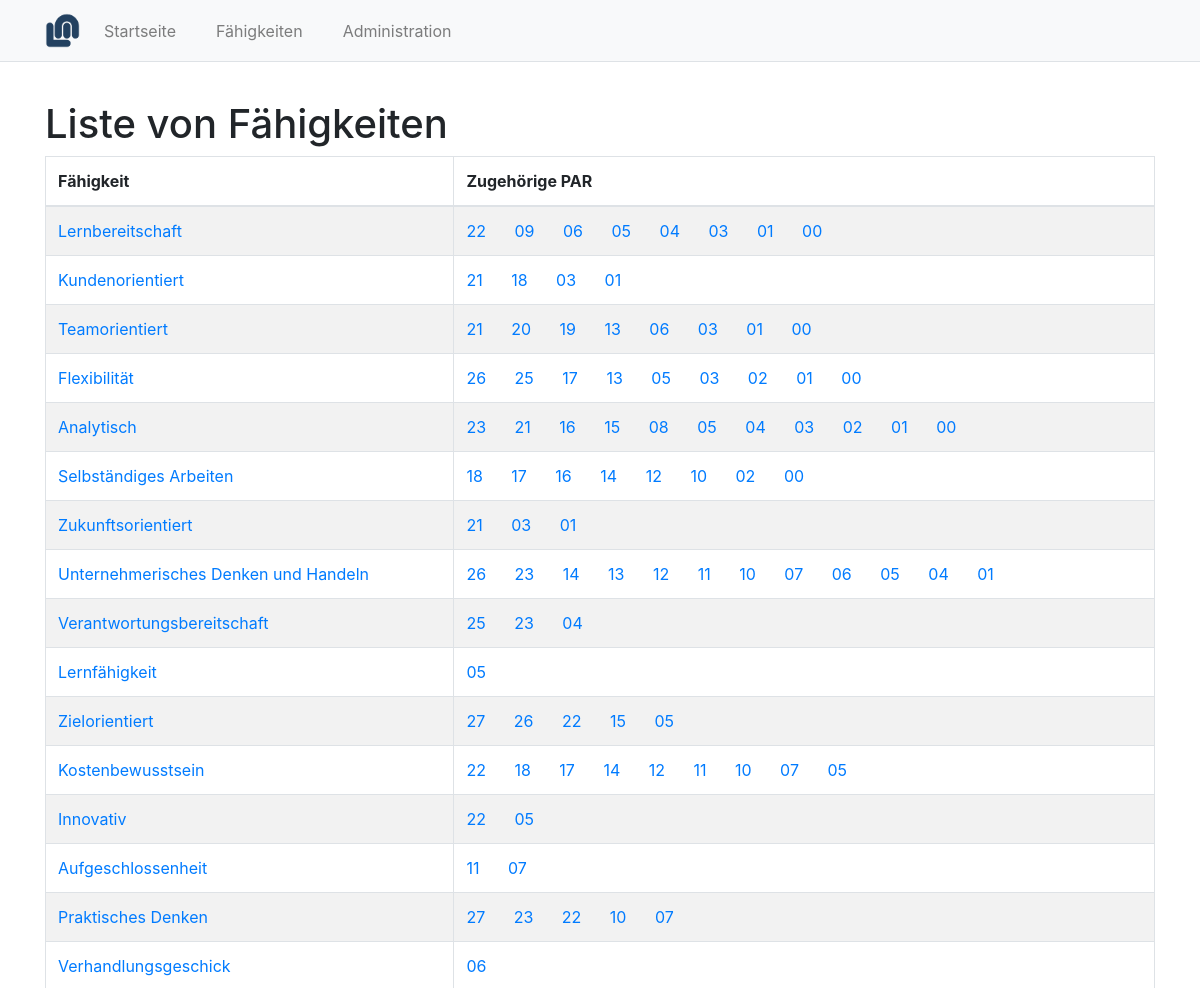
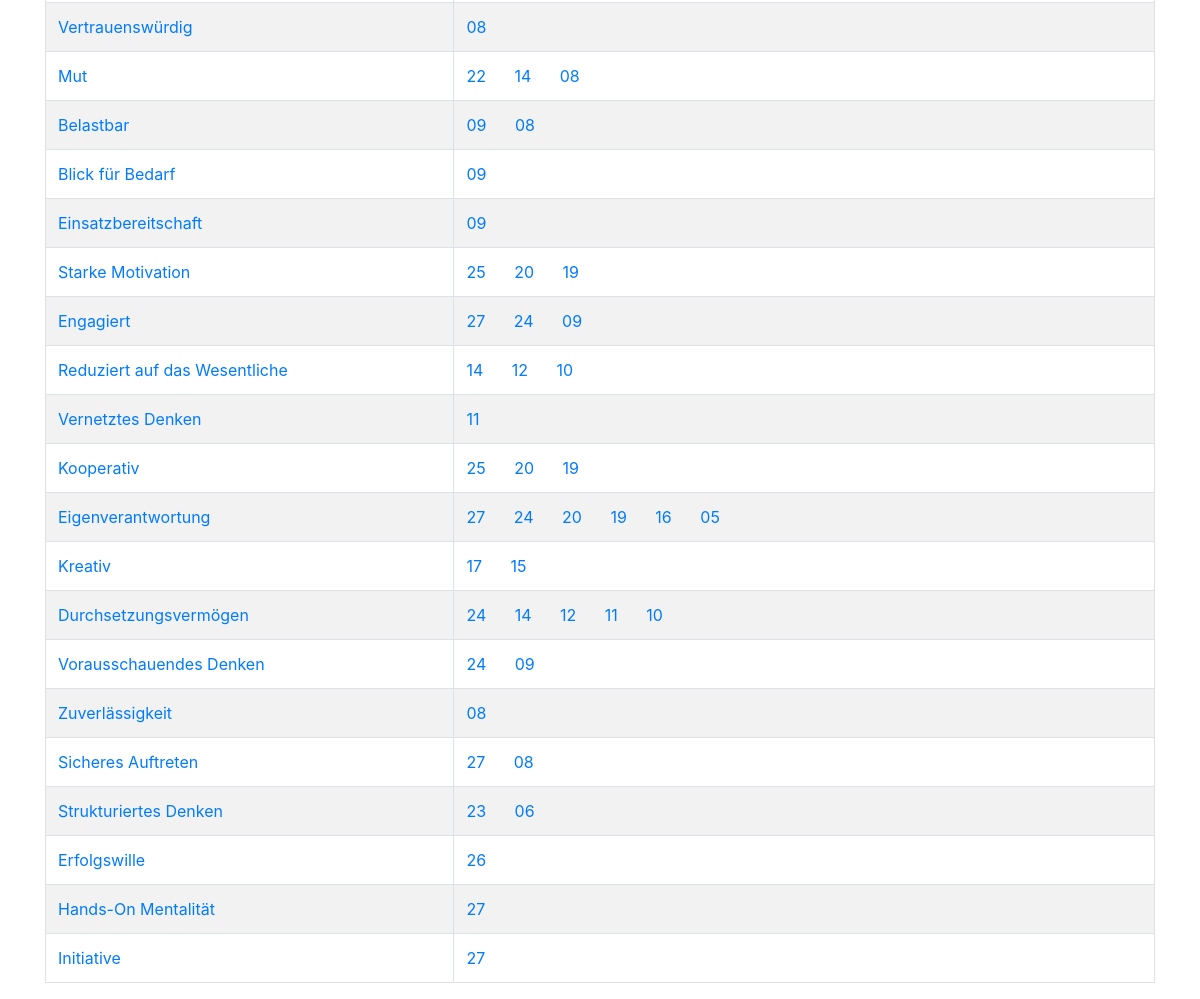
The page /par/skills/ on the database as committed earlier (2 pictures, top to bottom).
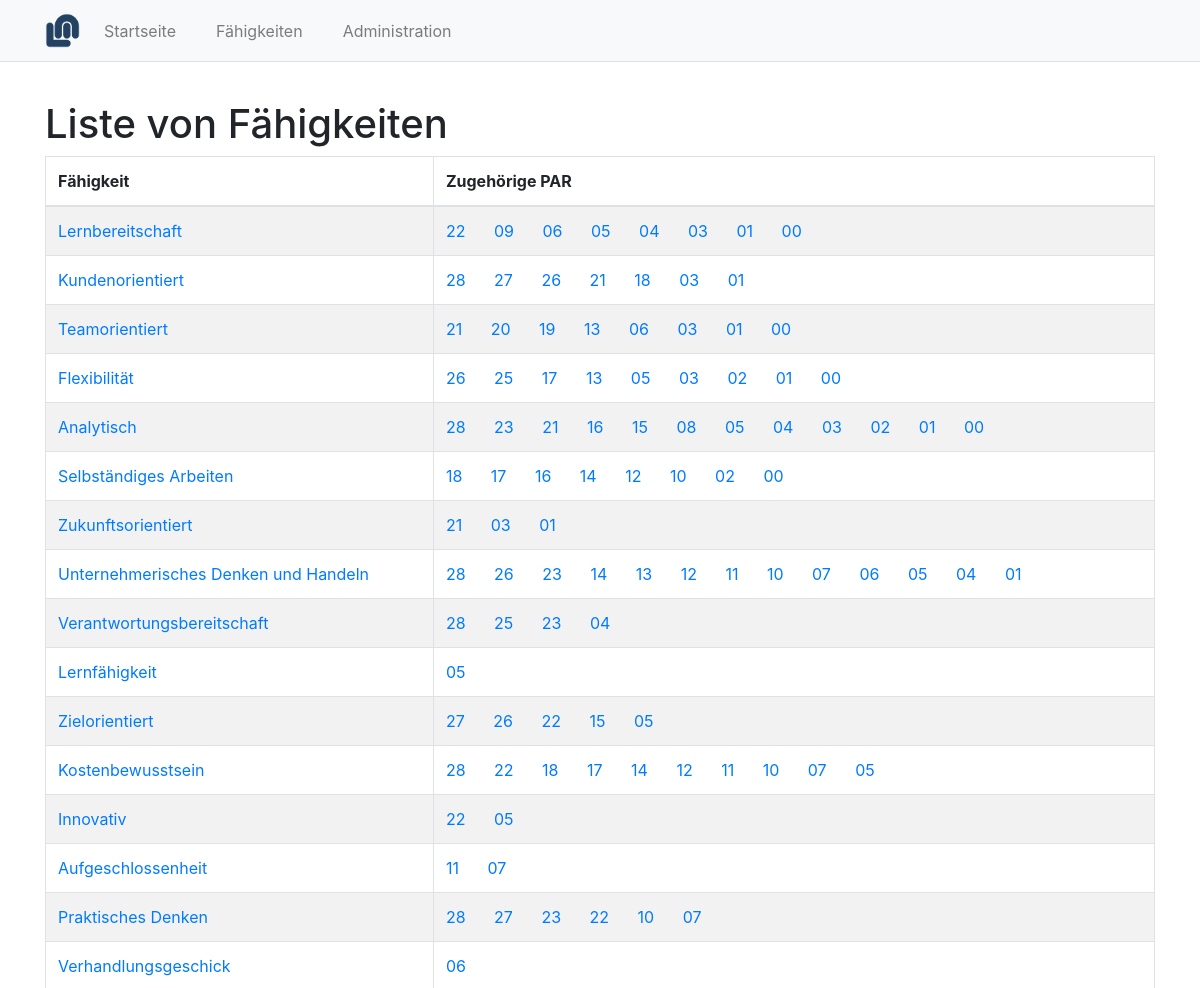
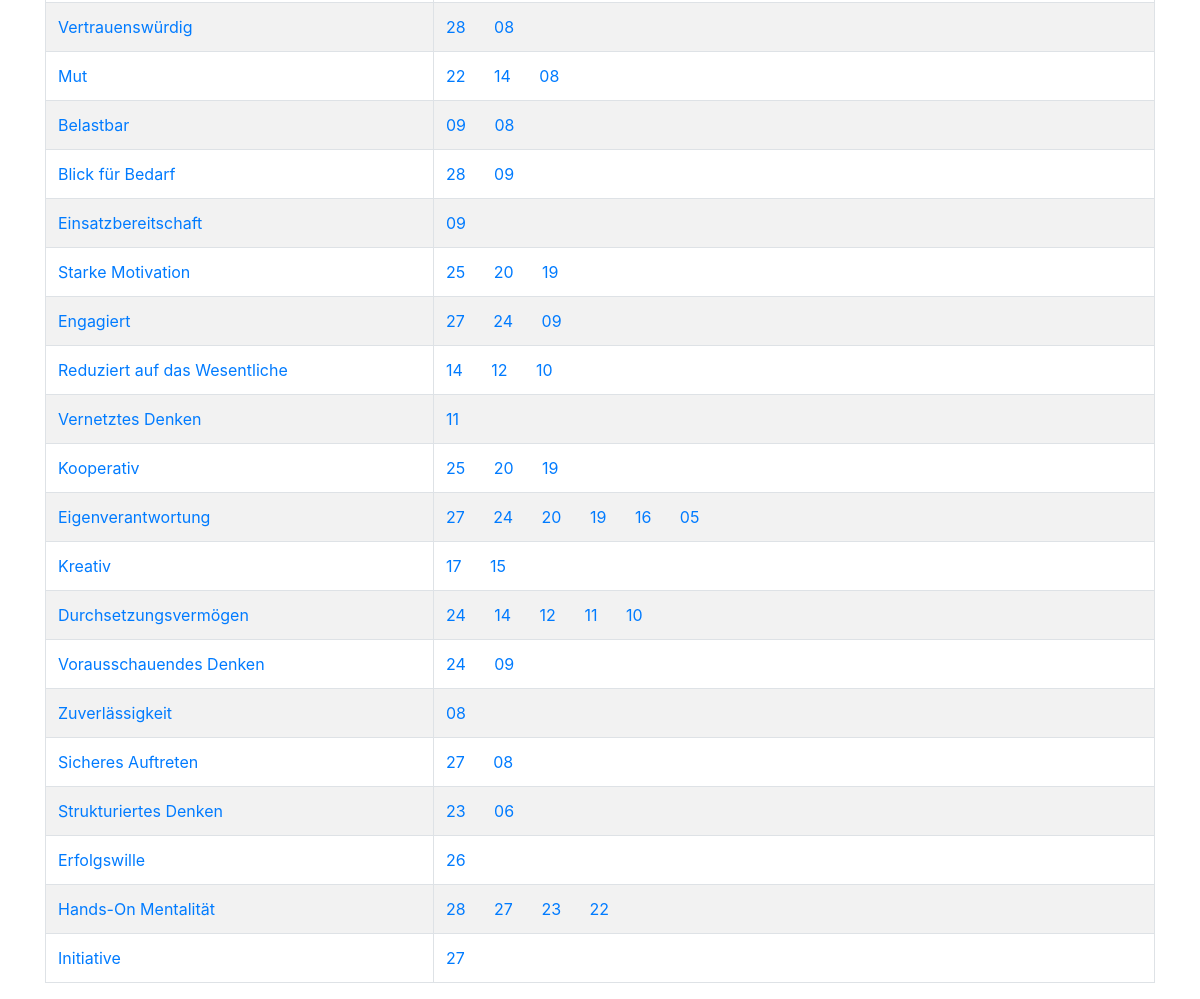
The same page on the database as committed later (2 pictures, top to bottom).
### par/models.py (models this page shows, shortened)
class Skill(models.Model):
    name = models.CharField(max_length=200, verbose_name=_("Skill"))
    class Meta:
        verbose_name = _("Skill")
        verbose_name_plural = _("Skills")
    def get_absolute_url(self):
        return reverse('skill-detail', args=[str(self.id)])

class PAR(models.Model):
    name = models.CharField(max_length=200, verbose_name=_("PAR"))
    problem = models.TextField(blank=True, verbose_name=_("Problem"))
    action = models.TextField(blank=True, verbose_name=_("Action"))
    result = models.TextField(blank=True, verbose_name=_("Result"))
    number = models.PositiveSmallIntegerField(default=0,
                                              blank=False,
                                              null=False,
                                              db_index=True)
    skills = models.ManyToManyField(Skill,
                                    blank=True,
                                    verbose_name=_("Skills"))
    company = models.ForeignKey(Company,
                                blank=True,
                                null=True,
                                on_delete=models.SET_NULL,
                                verbose_name=_("Company"))
    class Meta:
        ordering = ['-number']
        verbose_name = _("PAR")
        verbose_name_plural = _("PARs")
    def get_absolute_url(self):
        return reverse('par-detail', args=[str(self.id)])

### par/views.py (the view)
# urls.py: path('skills/', views.SkillList.as_view(), name='skills'),
class SkillList(generic.ListView):
    model = Skill

### par/templates/par/skill_list.html (shortened to what this page needs)
{% extends "base.html" %}
{% block pagetitle %}Liste von Fähigkeiten{% endblock %}
{% block content %}
<table class="table table-striped table-bordered">
  <thead>
    <th>Fähigkeit</th>
    <th>Zugehörige PAR</th>
  </thead>
  <tbody>
    {% for object in object_list %}
    <tr>
      <td>
        <a href="{{ object.get_absolute_url }}">{{ object.name }}</a>
      </td>
      <td>
        {% for par in object.par_set.all %}
          <a href="{{ par.get_absolute_url }}" class="mr-4">
            {{ par.number|stringformat:"02d" }}
          </a>
        {% endfor %}
      </td>
    </tr>
    {% endfor %}
{% endblock content %}

Rows that differ between the two databases and show on the page:
changed Skill "Kundenorientiert": gains PAR (number "27"); gains PAR (number "26")
added PAR: number "28"
changed Skill "Hands-On Mentalität": gains PAR (number "23"); gains PAR (number "22")
